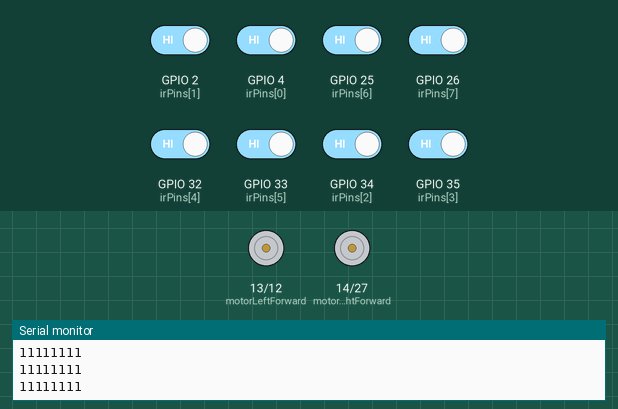
Recording of a sketch running on a simulated ESP32. Shown: motor-driver pin pairs drawn as motors (green arrow = first pin HIGH = forward, orange = second pin HIGH = backward, longer = more drive), the last lines printed to the serial monitor. The test bench sets the inputs (shaded band); at power-on: GPIO 2 (irPins[1]), GPIO 4 (irPins[0]), GPIO 25 (irPins[6]), GPIO 26 (irPins[7]), GPIO 32 (irPins[4]), GPIO 33 (irPins[5]), GPIO 34 (irPins[2]), GPIO 35 (irPins[3]) HIGH.

Above: at 1.2 s.
1.3 s: GPIO 4 (irPins[0]) driven LOW
At 1.77 s:
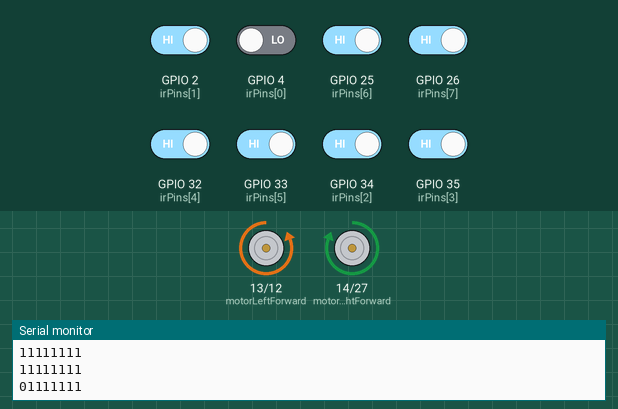
4.3 s: GPIO 26 (irPins[7]) driven LOW
At 5.02 s:
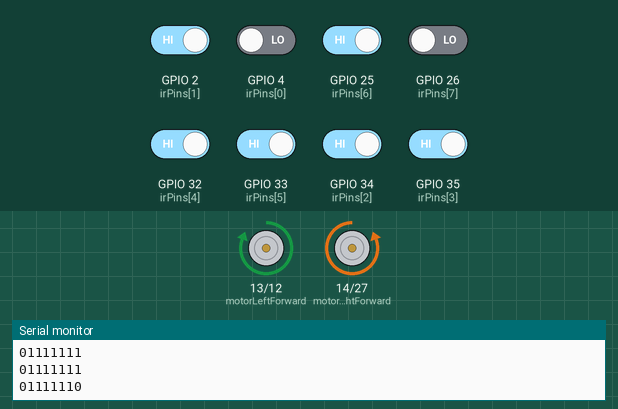
7.3 s: GPIO 26 (irPins[7]) driven HIGH
At 7.95 s:
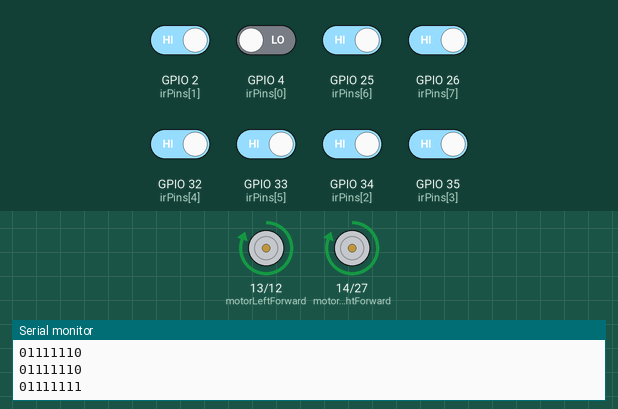
10.3 s: GPIO 4 (irPins[0]) driven HIGH
At 11.4 s:
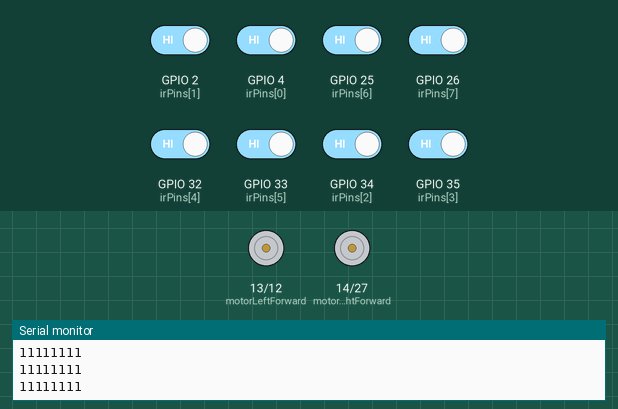
Timing chart, 0 to 12.9 s (numbered marks = the images above; inputs shaded):
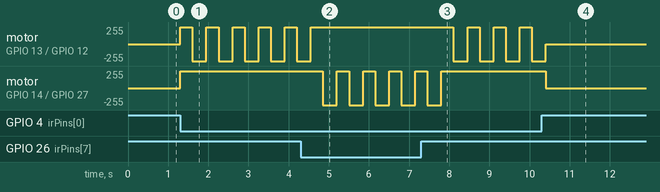

Measured:
- after the input at 1.3 s, motor on GPIO 13 (motorLeftForward) / GPIO 12 (motorLeftBackward): alternates forward 255/255 for 0.30 s and backward 255/255 for 0.35 s, starting at once; motor on GPIO 14 (motorRightForward) / GPIO 27 (motorRightBackward): stopped → forward 255/255 at once
- after the input at 4.3 s, motor on GPIO 13 (motorLeftForward) / GPIO 12 (motorLeftBackward): goes on until 4.6 s, then stays forward 255/255; motor on GPIO 14 (motorRightForward) / GPIO 27 (motorRightBackward): alternates forward 255/255 for 0.30 s and backward 255/255 for 0.35 s, starting after 0.55 s
- after the input at 7.3 s, motor on GPIO 13 (motorLeftForward) / GPIO 12 (motorLeftBackward): alternates forward 255/255 for 0.30 s and backward 255/255 for 0.35 s, starting after 0.81 s; motor on GPIO 14 (motorRightForward) / GPIO 27 (motorRightBackward): goes on until 7.8 s, then stays forward 255/255
- after the input at 10.3 s, motor on GPIO 14 (motorRightForward) / GPIO 27 (motorRightBackward): forward 255/255 → stopped after 0.11 s

The sketch:

sketch_oct20a.ino
```cpp
const int irPins[8] = {4, 2, 34, 35, 32, 33, 25, 26};

// Motor control pins
const int motorLeftForward = 13;
const int motorLeftBackward = 12;
const int motorRightForward = 14;
const int motorRightBackward = 27;

// Variables to store sensor readings
int sensorValues[8];

void setup() {
  // Initialize sensor pins as input
  for (int i = 0; i < 8; i++) {
    pinMode(irPins[i], INPUT);
  }

  // Initialize motor pins as output
  pinMode(motorLeftForward, OUTPUT);
  pinMode(motorLeftBackward, OUTPUT);
  pinMode(motorRightForward, OUTPUT);
  pinMode(motorRightBackward, OUTPUT);

  Serial.begin(9600);
}

void loop() {
  // Read all sensor values
  for (int i = 0; i < 8; i++) {
    sensorValues[i] = digitalRead(irPins[i]);
  }

  // Debug: print sensor readings
  for (int i = 0; i < 8; i++) {
    Serial.print(sensorValues[i]);
  }
  Serial.println();

  // Now using: HIGH = on the line, LOW = off the line
  bool center    = (sensorValues[3] == LOW || sensorValues[4] == LOW);
  bool leftSide  = (sensorValues[1] == LOW || sensorValues[2] == LOW);
  bool rightSide = (sensorValues[5] == LOW || sensorValues[6] == LOW );
  bool leftSharp  = (sensorValues[0] == LOW );
  bool rightSharp = (sensorValues[7] == LOW);
  bool junctionLR = (sensorValues[2] == LOW && sensorValues[5] == LOW); // adjacent center sensors see line

  // Priority: center -> junction -> right-only -> left-only -> both -> stop/search
    if (rightSharp) {
    sharpRight();
  } else if (leftSharp) {
    sharpLeft();
  }
    else if (rightSide) {
    turnRight();
  } else if (leftSide) {
    turnLeft();
  }
    else if (center) {
    moveForward();
  } else if (junctionLR) {
    // choose preferred junction behavior; here prefer right
    turnRight();
  } else if (leftSide && rightSide) {
    // both sides see line (ambiguous) — treat as junction; prefer right
    turnRight();
  } else {
    // No sensor sees the line: stop or implement search routine
    stopMotors();
  }

  delay(50);
}

void moveForward() {
  digitalWrite(motorLeftForward, HIGH);
  digitalWrite(motorLeftBackward, LOW);
  digitalWrite(motorRightForward, HIGH);
  digitalWrite(motorRightBackward, LOW);
}

void turnLeft() {
  digitalWrite(motorLeftForward, LOW);
  digitalWrite(motorLeftBackward, HIGH);
  digitalWrite(motorRightForward, HIGH);
  digitalWrite(motorRightBackward, LOW);
}

void turnRight() {
  digitalWrite(motorLeftForward, HIGH);
  digitalWrite(motorLeftBackward, LOW);
  digitalWrite(motorRightForward, LOW);
  digitalWrite(motorRightBackward, HIGH);
}
void sharpRight() {
  moveForward();
  delay(300);
  turnRight();
  delay(300);

}
void sharpLeft() {
  moveForward();
  delay(300);
  turnLeft();
  delay(300);

}

void stopMotors() {
  digitalWrite(motorLeftForward, LOW);
  digitalWrite(motorLeftBackward, LOW);
  digitalWrite(motorRightForward, LOW);
  digitalWrite(motorRightBackward, LOW);
}
```
